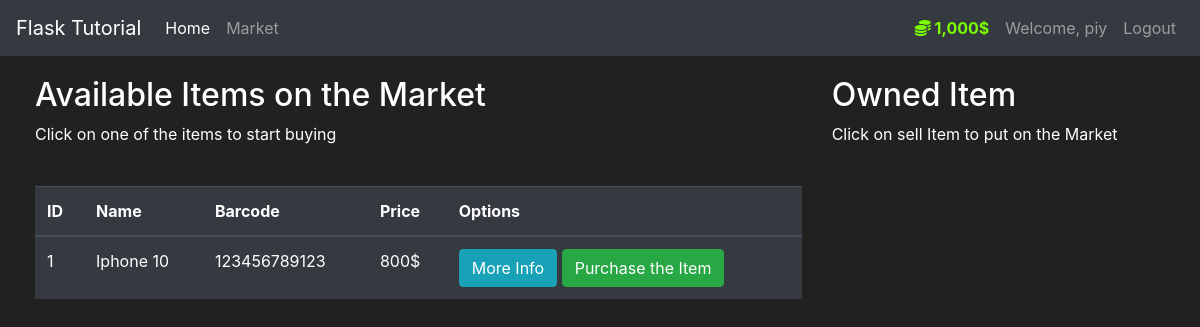
The app's page /market (signed in) with its own data.
### market/models.py (models this page shows, shortened)
class User(db.Model, UserMixin):
    id = db.Column(db.Integer(), primary_key=True)
    username = db.Column(db.String(length=30), nullable=False, unique=True)
    email_address = db.Column(db.String(length=50), nullable=False, unique=True)
    password_hash = db.Column(db.String(length=60), nullable=False)
    budget = db.Column(db.Integer(), nullable=False, default=1000)
    items = db.relationship('Item', backref='owned_user', lazy=True)
    @property
    def prettier_budget(self):
        if len(str(self.budget)) >= 4:
            return f'{str(self.budget)[:-3]},{str(self.budget)[-3:]}$'
        else:
            return f"{self.budget}$"
    @property
    def password(self):
        return self.password

class Item(db.Model):
    id = db.Column(db.Integer(), primary_key=True)
    name = db.Column(db.String(length=30), nullable=False, unique=True)
    price = db.Column(db.Integer(), nullable=False)
    barcode = db.Column(db.String(length=12), nullable=False, unique=True)
    description = db.Column(db.String(length=1024), nullable=False, unique=True)
    owner = db.Column(db.Integer(), db.ForeignKey('user.id'))

### market/routes.py (the view, shortened to what this page needs)
@app.route('/market', methods=['GET', 'POST'])
@login_required
def market_page():
    purchase_form=PurchaseItemForm()
    if request.method=="GET" :
        items = Item.query.filter_by(owner=None)
        return render_template('market.html', items=items,purchase_form=purchase_form)

### market/models.py (called while the page is built)
@login_manager.user_loader
def load_user(user_id):
    return User.query.get(int(user_id))

### market/templates/market.html (shortened to what this page needs)
{% extends 'base.html' %}
{% block content %}
<div class="row" style="margin-top:20px; margin-left:20px">
   <div class="col-8">
       <h2>Available Items on the Market</h2>
       <p>Click on one of the items to start buying</p>
       <br>
      <table class="table table-hover table-dark">
         <thead>
            <tr>
               <th scope="col">ID</th>
               <th scope="col">Name</th>
               <th scope="col">Barcode</th>
               <th scope="col">Price</th>
               <th scope="col">Options</th>
            </tr>
         </thead>
         <tbody>
            {% for item in items %}
            <tr>
               <td>{{ item.id }}</td>
               <td>{{ item.name }}</td>
               <td>{{ item.barcode }}</td>
               <td>{{ item.price }}$</td>
               <td>
                  <button class="btn btn-outline btn-info" data-toggle="modal" data-target="#Modal-MoreInfo-{{ item.id }}">More Info</button>
                  <button class="btn btn-outline btn-success" data-toggle="modal" data-target="#Modal-PurchaseConfirm-{{ item.id }}">Purchase the Item</button>
               </td>
            </tr>
            {% endfor %}
         </tbody>
      </table>
   </div>
   <div class="col-4">
    <h2>Owned Item</h2>
    <p>Click on sell Item to put on the Market </p>   </div>
</div>
{% endblock %}

### market/templates/base.html (shortened to what this page needs)
<!doctype html>
<html lang="en">
   <head>
      <link rel="stylesheet" href="https://cdn.jsdelivr.net/npm/bootstrap@4.5.3/dist/css/bootstrap.min.css">
   </head>
   <body>
      <nav class="navbar navbar-expand-md navbar-dark bg-dark">
        <a class="navbar-brand" href="/Home">Flask Tutorial</a>
        <div class="collapse navbar-collapse" id="navbarNav">
            <ul class="navbar-nav mr-auto">
                <li class="nav-item active">
                    <a class="nav-link" href="{{ url_for('home_page') }}">Home <span class="sr-only">(current)</span></a>
                </li>
                <li class="nav-item">
                    <a class="nav-link" href="{{ url_for('market_page') }}">Market</a>
                </li>
            </ul>
            {% if current_user.is_authenticated %}
            <ul class="navbar-nav">
                <li class="nav-item">
                    <a class="nav-link" style="color:lawngreen; font-weight:bold">
                        <i class="fas fa-coins"></i>
                        {{ current_user.prettier_budget }}
                    </a>
                </li>
            </ul>
            <ul class="navbar-nav">
                <li class="nav-item">
                    <a class="nav-link">
                        Welcome, {{ current_user.username }}</a>
                </li>
                <li class="nav-item">
                    <a class="nav-link" href="{{ url_for('logout_page')  }}">Logout</a>
                </li>
            </ul>
            {% endif  %}
        </div>
      </nav>
      {% block content %}
      {% endblock %}
   </body>
</html>

### market/templates/base.html (style rules this page uses)
body { background-color: #212121; color: white }

### records on screen
User: prettier_budget "1,000$", username "piy"
Item: id "1", name "Iphone 10", barcode "123456789123", price "800"
